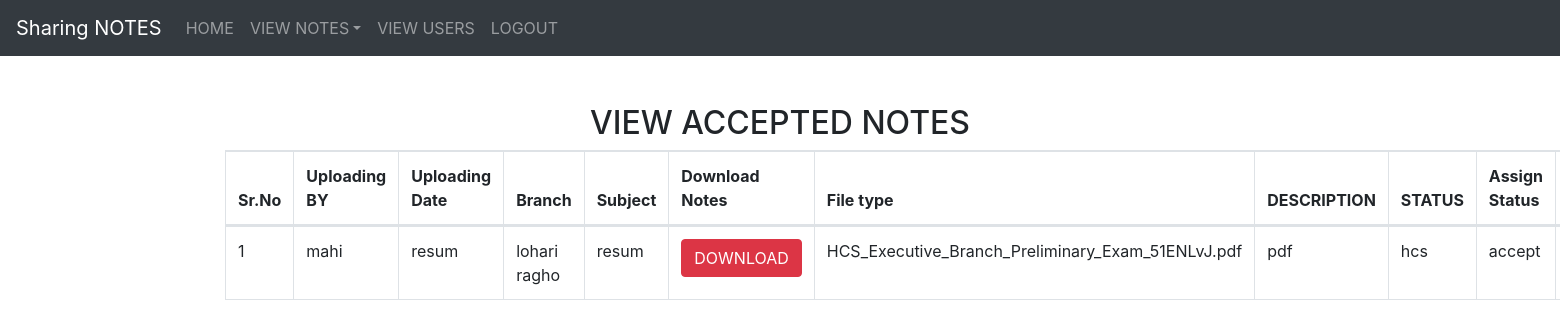
Screenshot of /accept (signed in) with the database file from the repository.
### notes/models.py (models this page shows, shortened)
class Notes(models.Model):
    user = models.ForeignKey(User, on_delete=models.CASCADE, null=True)
    uploadingdate = models.CharField(max_length=30,default="", null=True)
    branch = models.CharField(max_length=30,default="")
    subject = models.CharField(max_length=30,default="")
    notesfile = models.FileField(null=True)
    filetype = models.CharField(max_length=30, null=True)
    description = models.CharField(max_length=2000, null=True)
    status= models.CharField(max_length=10,default="")

### notes/views.py (the view)
# urls.py: path('accept', views.accepted_notes, name="accepted_notes"),
def accepted_notes(request):
    if not request.user.is_authenticated:
        return redirect('login_admin')
    notes = Notes.objects.filter(status="accept")
    d = {'notes': notes}
    return render(request,"accepted_notes.html",d)

### notes/templates/accepted_notes.html (shortened to what this page needs)
{% extends "admin_nav.html" %}
{% load static %}
{% block content %}
<link rel="stylesheet" href="https://cdnjs.cloudflare.com/ajax/libs/twitter-bootstrap/4.5.2/css/bootstrap.css">
<link rel="stylesheet" href="https://cdn.datatables.net/1.11.4/css/dataTables.bootstrap4.min.css">
<div class="container mt-5">
    <h2 class="text-center">VIEW ACCEPTED NOTES</h2>
   <table class="table table-bordered" id='example'>
       <thead>
       <tr>
           <th> Sr.No</th>
           <th>Uploading BY </th>
           <th>Uploading Date</th>
           <th>Branch</th>
           <th>Subject</th>
           <th>Download Notes</th>
           <th>File type</th>
           <th>DESCRIPTION</th>
           <th>STATUS</th>
           <th>Assign Status</th>
           <th>Action</th>
       </tr>
       </thead>
       {% for i in notes %}
       <tbody>
       <tr>
           <td>{{forloop.counter}}</td>
           <td>{{i.user.username}}</td>
           <td>{{i.uploadingdate}}</td>
           <td>{{i.branch}}</td>
           <td>{{i.subject }}</td>
           <td><a href="{{i.notesfile.url}}"class="btn btn-danger" download>DOWNLOAD</a></td>
           <td>{{i.notesfile }}</td>
           <td>{{i.filetype }}</td>
           <td>{{i.description }}</td>
           <td>{{i.status }}</td>
           <td><a href="{% url 'assign' i.id %}"class="btn btn-success">Assign&nbspStatus</a></td>
       </tr>
       {% endfor %}
       </tbody>
   </table>
</div>
{% endblock %}

### notes/static/css/mystyle.css (style rules this page uses)
.container { width:100%; height:300px; }

### rows the page displays
Notes: user.username "mahi", uploadingdate "resum", branch "lohari ragho", subject "resum", notesfile "HCS_Executive_Branch_Preliminary_Exam_51ENLvJ.pdf", filetype "pdf", description "hcs", status "accept"
